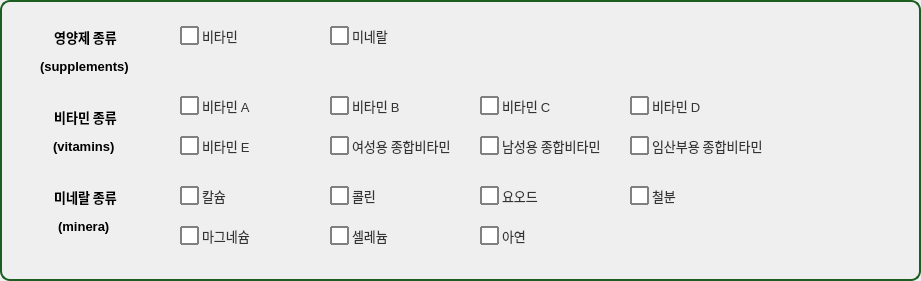
    <widget class="QGroupBox" name="groupBox">
     <property name="geometry">
      <rect>
       <x>80</x>
       <y>130</y>
       <width>921</width>
       <height>281</height>
      </rect>
     </property>
     <property name="font">
      <font>
       <pointsize>16</pointsize>
      </font>
     </property>
     <property name="styleSheet">
      <string notr="true">QGroupBox
{

border-radius : 10px; /*모서리 둥글게*/
padding : 4px; /*내부 여백*/
border : 2px solid #1B5E20; /*테두리 추가*/
color : #F57F17
}</string>
     </property>
     <property name="title">
      <string/>
     </property>
     <widget class="QLabel" name="label_2">
      <property name="geometry">
       <rect>
        <x>40</x>
        <y>20</y>
        <width>91</width>
        <height>61</height>
       </rect>
      </property>
      <property name="font">
       <font>
        <family>Leelawadee UI</family>
        <pointsize>10</pointsize>
        <weight>75</weight>
        <bold>true</bold>
       </font>
      </property>
      <property name="text">
       <string>&lt;html&gt;&lt;head/&gt;&lt;body&gt;&lt;p align=&quot;center&quot;&gt;영양제 종류&lt;/p&gt;&lt;p align=&quot;center&quot;&gt;(supplements) &lt;/p&gt;&lt;/body&gt;&lt;/html&gt;</string>
      </property>
     </widget>
     <widget class="QLabel" name="label_3">
      <property name="geometry">
       <rect>
        <x>40</x>
        <y>100</y>
        <width>91</width>
        <height>61</height>
       </rect>
      </property>
      <property name="font">
       <font>
        <family>Leelawadee UI</family>
        <pointsize>10</pointsize>
        <weight>75</weight>
        <bold>true</bold>
       </font>
      </property>
      <property name="text">
       <string>&lt;html&gt;&lt;head/&gt;&lt;body&gt;&lt;p align=&quot;center&quot;&gt;비타민 종류&lt;/p&gt;&lt;p align=&quot;center&quot;&gt;(vitamins) &lt;/p&gt;&lt;/body&gt;&lt;/html&gt;</string>
      </property>
     </widget>
     <widget class="QLabel" name="label_4">
      <property name="geometry">
       <rect>
        <x>40</x>
        <y>180</y>
        <width>91</width>
        <height>61</height>
       </rect>
      </property>
      <property name="font">
       <font>
        <family>Leelawadee UI</family>
        <pointsize>10</pointsize>
        <weight>75</weight>
        <bold>true</bold>
       </font>
      </property>
      <property name="text">
       <string>&lt;html&gt;&lt;head/&gt;&lt;body&gt;&lt;p align=&quot;center&quot;&gt;미네랄 종류&lt;/p&gt;&lt;p align=&quot;center&quot;&gt;(minera) &lt;/p&gt;&lt;/body&gt;&lt;/html&gt;</string>
      </property>
     </widget>
     <widget class="QCheckBox" name="checkBox">
      <property name="geometry">
       <rect>
        <x>180</x>
        <y>20</y>
        <width>111</width>
        <height>31</height>
       </rect>
      </property>
      <property name="font">
       <font>
        <family>Leelawadee UI</family>
        <pointsize>-1</pointsize>
       </font>
      </property>
      <property name="styleSheet">
       <string notr="true">QCheckBox 
{
    spacing: 3px; /* 체크박스와 텍스트 사이 간격 */
    font-size: 13px;
    color: #333;
}

QCheckBox::indicator {
    width: 15px;
    height: 15px;
    border: 1.5px solid gray;        /* 기본 테두리 색상 */
    background-color: white;       /* 기본 배경색 */
    border-radius: 1px; 		/*모서리 둥글게*/
}

QCheckBox::indicator:checked {
    background-color: white;       /* 체크된 후 바탕색 */
    border: 1.5px solid red;         /* 체크된 후 테두리 */
    image: url(C:/intel_training/Ai_supplement/pill.png); /* 체크 표시 이미지 (선택 사항) */
}


QCheckBox::indicator:hover
{
background-color : #E0F2F1;

}
</string>
      </property>
      <property name="text">
       <string>비타민</string>
      </property>
      <property name="checkable">
       <bool>true</bool>
      </property>
      <property name="checked">
       <bool>false</bool>
      </property>
      <property name="autoRepeat">
       <bool>false</bool>
      </property>
     </widget>
     <widget class="QCheckBox" name="checkBox_2">
      <property name="geometry">
       <rect>
        <x>330</x>
        <y>20</y>
        <width>111</width>
        <height>31</height>
       </rect>
      </property>
      <property name="font">
       <font>
        <family>Leelawadee UI</family>
        <pointsize>-1</pointsize>
       </font>
      </property>
      <property name="styleSheet">
       <string notr="true">QCheckBox 
{
    spacing: 3px; /* 체크박스와 텍스트 사이 간격 */
    font-size: 13px;
    color: #333;
}

QCheckBox::indicator {
    width: 15px;
    height: 15px;
    border: 1.5px solid gray;        /* 기본 테두리 색상 */
    background-color: white;       /* 기본 배경색 */
    border-radius: 1px; 		/*모서리 둥글게*/
}

QCheckBox::indicator:checked {
    background-color: white;       /* 체크된 후 바탕색 */
    border: 1.5px solid red;         /* 체크된 후 테두리 */
    image: url(C:/intel_training/Ai_supplement/pill.png); /* 체크 표시 이미지 (선택 사항) */
}


QCheckBox::indicator:hover
{
background-color : #E0F2F1;

}
</string>
      </property>
      <property name="text">
       <string>미네랄</string>
      </property>
      <property name="checkable">
       <bool>true</bool>
      </property>
      <property name="checked">
       <bool>false</bool>
      </property>
      <property name="autoRepeat">
       <bool>false</bool>
      </property>
     </widget>
     <widget class="QCheckBox" name="checkBox_3">
      <property name="geometry">
       <rect>
        <x>330</x>
        <y>130</y>
        <width>141</width>
        <height>31</height>
       </rect>
      </property>
      <property name="font">
       <font>
        <family>Leelawadee UI</family>
        <pointsize>-1</pointsize>
       </font>
      </property>
      <property name="styleSheet">
       <string notr="true">QCheckBox 
{
    spacing: 3px; /* 체크박스와 텍스트 사이 간격 */
    font-size: 13px;
    color: #333;
}

QCheckBox::indicator {
    width: 15px;
    height: 15px;
    border: 1.5px solid gray;        /* 기본 테두리 색상 */
    background-color: white;       /* 기본 배경색 */
    border-radius: 1px; 		/*모서리 둥글게*/
}

QCheckBox::indicator:checked {
    background-color: white;       /* 체크된 후 바탕색 */
    border: 1.5px solid red;         /* 체크된 후 테두리 */
    image: url(C:/intel_training/Ai_supplement/pill.png); /* 체크 표시 이미지 (선택 사항) */
}


QCheckBox::indicator:hover
{
background-color : #E0F2F1;

}
</string>
      </property>
      <property name="text">
       <string>여성용 종합비타민</string>
      </property>
      <property name="checkable">
       <bool>true</bool>
      </property>
      <property name="checked">
       <bool>false</bool>
      </property>
      <property name="autoRepeat">
       <bool>false</bool>
      </property>
     </widget>
     <widget class="QCheckBox" name="checkBox_4">
      <property name="geometry">
       <rect>
        <x>480</x>
        <y>130</y>
        <width>141</width>
        <height>31</height>
       </rect>
      </property>
      <property name="font">
       <font>
        <family>Leelawadee UI</family>
        <pointsize>-1</pointsize>
       </font>
      </property>
      <property name="styleSheet">
       <string notr="true">QCheckBox 
{
    spacing: 3px; /* 체크박스와 텍스트 사이 간격 */
    font-size: 13px;
    color: #333;
}

QCheckBox::indicator {
    width: 15px;
    height: 15px;
    border: 1.5px solid gray;        /* 기본 테두리 색상 */
    background-color: white;       /* 기본 배경색 */
    border-radius: 1px; 		/*모서리 둥글게*/
}

QCheckBox::indicator:checked {
    background-color: white;       /* 체크된 후 바탕색 */
    border: 1.5px solid red;         /* 체크된 후 테두리 */
    image: url(C:/intel_training/Ai_supplement/pill.png); /* 체크 표시 이미지 (선택 사항) */
}


QCheckBox::indicator:hover
{
background-color : #E0F2F1;

}
</string>
      </property>
      <property name="text">
       <string>남성용 종합비타민</string>
      </property>
      <property name="checkable">
       <bool>true</bool>
      </property>
      <property name="checked">
       <bool>false</bool>
      </property>
      <property name="autoRepeat">
       <bool>false</bool>
      </property>
     </widget>
     <widget class="QCheckBox" name="checkBox_5">
      <property name="geometry">
       <rect>
        <x>330</x>
        <y>90</y>
        <width>141</width>
        <height>31</height>
       </rect>
      </property>
      <property name="font">
       <font>
        <family>Leelawadee UI</family>
        <pointsize>-1</pointsize>
       </font>
      </property>
      <property name="styleSheet">
       <string notr="true">QCheckBox 
{
    spacing: 3px; /* 체크박스와 텍스트 사이 간격 */
    font-size: 13px;
    color: #333;
}

QCheckBox::indicator {
    width: 15px;
    height: 15px;
    border: 1.5px solid gray;        /* 기본 테두리 색상 */
    background-color: white;       /* 기본 배경색 */
    border-radius: 1px; 		/*모서리 둥글게*/
}

QCheckBox::indicator:checked {
    background-color: white;       /* 체크된 후 바탕색 */
    border: 1.5px solid red;         /* 체크된 후 테두리 */
    image: url(C:/intel_training/Ai_supplement/pill.png); /* 체크 표시 이미지 (선택 사항) */
}


QCheckBox::indicator:hover
{
background-color : #E0F2F1;

}
</string>
      </property>
      <property name="text">
       <string>비타민 B</string>
      </property>
      <property name="checkable">
       <bool>true</bool>
      </property>
      <property name="checked">
       <bool>false</bool>
      </property>
      <property name="autoRepeat">
       <bool>false</bool>
      </property>
     </widget>
     <widget class="QCheckBox" name="checkBox_6">
      <property name="geometry">
       <rect>
        <x>180</x>
        <y>90</y>
        <width>131</width>
        <height>31</height>
       </rect>
      </property>
      <property name="font">
       <font>
        <family>Leelawadee UI</family>
        <pointsize>-1</pointsize>
       </font>
      </property>
      <property name="styleSheet">
       <string notr="true">QCheckBox 
{
    spacing: 3px; /* 체크박스와 텍스트 사이 간격 */
    font-size: 13px;
    color: #333;
}

QCheckBox::indicator {
    width: 15px;
    height: 15px;
    border: 1.5px solid gray;        /* 기본 테두리 색상 */
    background-color: white;       /* 기본 배경색 */
    border-radius: 1px; 		/*모서리 둥글게*/
}

QCheckBox::indicator:checked {
    background-color: white;       /* 체크된 후 바탕색 */
    border: 1.5px solid red;         /* 체크된 후 테두리 */
    image: url(C:/intel_training/Ai_supplement/pill.png); /* 체크 표시 이미지 (선택 사항) */
}


QCheckBox::indicator:hover
{
background-color : #E0F2F1;

}
</string>
      </property>
      <property name="text">
       <string>비타민 A</string>
      </property>
      <property name="checkable">
       <bool>true</bool>
      </property>
      <property name="checked">
       <bool>false</bool>
      </property>
      <property name="autoRepeat">
       <bool>false</bool>
      </property>
     </widget>
     <widget class="QCheckBox" name="checkBox_7">
      <property name="geometry">
       <rect>
        <x>630</x>
        <y>90</y>
        <width>181</width>
        <height>31</height>
       </rect>
      </property>
      <property name="font">
       <font>
        <family>Leelawadee UI</family>
        <pointsize>-1</pointsize>
       </font>
      </property>
      <property name="styleSheet">
       <string notr="true">QCheckBox 
{
    spacing: 3px; /* 체크박스와 텍스트 사이 간격 */
    font-size: 13px;
    color: #333;
}

QCheckBox::indicator {
    width: 15px;
    height: 15px;
    border: 1.5px solid gray;        /* 기본 테두리 색상 */
    background-color: white;       /* 기본 배경색 */
    border-radius: 1px; 		/*모서리 둥글게*/
}

QCheckBox::indicator:checked {
    background-color: white;       /* 체크된 후 바탕색 */
    border: 1.5px solid red;         /* 체크된 후 테두리 */
    image: url(C:/intel_training/Ai_supplement/pill.png); /* 체크 표시 이미지 (선택 사항) */
}


QCheckBox::indicator:hover
{
background-color : #E0F2F1;

}
</string>
      </property>
      <property name="text">
       <string>비타민 D</string>
      </property>
      <property name="checkable">
       <bool>true</bool>
      </property>
      <property name="checked">
       <bool>false</bool>
      </property>
      <property name="autoRepeat">
       <bool>false</bool>
      </property>
     </widget>
     <widget class="QCheckBox" name="checkBox_8">
      <property name="geometry">
       <rect>
        <x>630</x>
        <y>130</y>
        <width>151</width>
        <height>31</height>
       </rect>
      </property>
      <property name="font">
       <font>
        <family>Leelawadee UI</family>
        <pointsize>-1</pointsize>
       </font>
      </property>
      <property name="styleSheet">
       <string notr="true">QCheckBox 
{
    spacing: 3px; /* 체크박스와 텍스트 사이 간격 */
    font-size: 13px;
    color: #333;
}

QCheckBox::indicator {
    width: 15px;
    height: 15px;
    border: 1.5px solid gray;        /* 기본 테두리 색상 */
    background-color: white;       /* 기본 배경색 */
    border-radius: 1px; 		/*모서리 둥글게*/
}

QCheckBox::indicator:checked {
    background-color: white;       /* 체크된 후 바탕색 */
    border: 1.5px solid red;         /* 체크된 후 테두리 */
    image: url(C:/intel_training/Ai_supplement/pill.png); /* 체크 표시 이미지 (선택 사항) */
}


QCheckBox::indicator:hover
{
background-color : #E0F2F1;

}
</string>
      </property>
      <property name="text">
       <string>임산부용 종합비타민</string>
      </property>
      <property name="checkable">
       <bool>true</bool>
      </property>
      <property name="checked">
       <bool>false</bool>
      </property>
      <property name="autoRepeat">
       <bool>false</bool>
      </property>
     </widget>
     <widget class="QCheckBox" name="checkBox_9">
      <property name="geometry">
       <rect>
        <x>180</x>
        <y>130</y>
        <width>131</width>
        <height>31</height>
       </rect>
      </property>
      <property name="font">
       <font>
        <family>Leelawadee UI</family>
        <pointsize>-1</pointsize>
       </font>
      </property>
      <property name="styleSheet">
       <string notr="true">QCheckBox 
{
    spacing: 3px; /* 체크박스와 텍스트 사이 간격 */
    font-size: 13px;
    color: #333;
}

QCheckBox::indicator {
    width: 15px;
    height: 15px;
    border: 1.5px solid gray;        /* 기본 테두리 색상 */
    background-color: white;       /* 기본 배경색 */
    border-radius: 1px; 		/*모서리 둥글게*/
}

QCheckBox::indicator:checked {
    background-color: white;       /* 체크된 후 바탕색 */
    border: 1.5px solid red;         /* 체크된 후 테두리 */
    image: url(C:/intel_training/Ai_supplement/pill.png); /* 체크 표시 이미지 (선택 사항) */
}


QCheckBox::indicator:hover
{
background-color : #E0F2F1;

}
</string>
      </property>
      <property name="text">
       <string>비타민 E</string>
      </property>
      <property name="checkable">
       <bool>true</bool>
      </property>
      <property name="checked">
       <bool>false</bool>
      </property>
      <property name="autoRepeat">
       <bool>false</bool>
      </property>
     </widget>
     <widget class="QCheckBox" name="checkBox_10">
      <property name="geometry">
       <rect>
        <x>480</x>
        <y>90</y>
        <width>141</width>
        <height>31</height>
       </rect>
      </property>
      <property name="font">
       <font>
        <family>Leelawadee UI</family>
        <pointsize>-1</pointsize>
       </font>
      </property>
      <property name="styleSheet">
       <string notr="true">QCheckBox 
{
    spacing: 3px; /* 체크박스와 텍스트 사이 간격 */
    font-size: 13px;
    color: #333;
}

QCheckBox::indicator {
    width: 15px;
    height: 15px;
    border: 1.5px solid gray;        /* 기본 테두리 색상 */
    background-color: white;       /* 기본 배경색 */
    border-radius: 1px; 		/*모서리 둥글게*/
}

QCheckBox::indicator:checked {
    background-color: white;       /* 체크된 후 바탕색 */
    border: 1.5px solid red;         /* 체크된 후 테두리 */
    image: url(C:/intel_training/Ai_supplement/pill.png); /* 체크 표시 이미지 (선택 사항) */
}


QCheckBox::indicator:hover
{
background-color : #E0F2F1;

}
</string>
      </property>
      <property name="text">
       <string>비타민 C</string>
      </property>
      <property name="checkable">
       <bool>true</bool>
      </property>
      <property name="checked">
       <bool>false</bool>
      </property>
      <property name="autoRepeat">
       <bool>false</bool>
      </property>
     </widget>
     <widget class="QCheckBox" name="checkBox_11">
      <property name="geometry">
       <rect>
        <x>630</x>
        <y>180</y>
        <width>181</width>
        <height>31</height>
       </rect>
      </property>
      <property name="font">
       <font>
        <family>Leelawadee UI</family>
        <pointsize>-1</pointsize>
       </font>
      </property>
      <property name="styleSheet">
       <string notr="true">QCheckBox 
{
    spacing: 3px; /* 체크박스와 텍스트 사이 간격 */
    font-size: 13px;
    color: #333;
}

QCheckBox::indicator {
    width: 15px;
    height: 15px;
    border: 1.5px solid gray;        /* 기본 테두리 색상 */
    background-color: white;       /* 기본 배경색 */
    border-radius: 1px; 		/*모서리 둥글게*/
}

QCheckBox::indicator:checked {
    background-color: white;       /* 체크된 후 바탕색 */
    border: 1.5px solid red;         /* 체크된 후 테두리 */
    image: url(C:/intel_training/Ai_supplement/pill.png); /* 체크 표시 이미지 (선택 사항) */
}


QCheckBox::indicator:hover
{
background-color : #E0F2F1;

}
</string>
      </property>
      <property name="text">
       <string>철분</string>
      </property>
      <property name="checkable">
       <bool>true</bool>
      </property>
      <property name="checked">
       <bool>false</bool>
      </property>
      <property name="autoRepeat">
       <bool>false</bool>
      </property>
     </widget>
     <widget class="QCheckBox" name="checkBox_12">
      <property name="geometry">
       <rect>
        <x>330</x>
        <y>180</y>
        <width>141</width>
        <height>31</height>
       </rect>
      </property>
      <property name="font">
       <font>
        <family>Leelawadee UI</family>
        <pointsize>-1</pointsize>
       </font>
      </property>
      <property name="styleSheet">
       <string notr="true">QCheckBox 
{
    spacing: 3px; /* 체크박스와 텍스트 사이 간격 */
    font-size: 13px;
    color: #333;
}

QCheckBox::indicator {
    width: 15px;
    height: 15px;
    border: 1.5px solid gray;        /* 기본 테두리 색상 */
    background-color: white;       /* 기본 배경색 */
    border-radius: 1px; 		/*모서리 둥글게*/
}

QCheckBox::indicator:checked {
    background-color: white;       /* 체크된 후 바탕색 */
    border: 1.5px solid red;         /* 체크된 후 테두리 */
    image: url(C:/intel_training/Ai_supplement/pill.png); /* 체크 표시 이미지 (선택 사항) */
}


QCheckBox::indicator:hover
{
background-color : #E0F2F1;

}
</string>
      </property>
      <property name="text">
       <string>콜린</string>
      </property>
      <property name="checkable">
       <bool>true</bool>
      </property>
      <property name="checked">
       <bool>false</bool>
      </property>
      <property name="autoRepeat">
       <bool>false</bool>
      </property>
     </widget>
     <widget class="QCheckBox" name="checkBox_13">
      <property name="geometry">
       <rect>
        <x>480</x>
        <y>180</y>
        <width>141</width>
        <height>31</height>
       </rect>
      </property>
      <property name="font">
       <font>
        <family>Leelawadee UI</family>
        <pointsize>-1</pointsize>
       </font>
      </property>
      <property name="styleSheet">
       <string notr="true">QCheckBox 
{
    spacing: 3px; /* 체크박스와 텍스트 사이 간격 */
    font-size: 13px;
    color: #333;
}

QCheckBox::indicator {
    width: 15px;
    height: 15px;
    border: 1.5px solid gray;        /* 기본 테두리 색상 */
    background-color: white;       /* 기본 배경색 */
    border-radius: 1px; 		/*모서리 둥글게*/
}

QCheckBox::indicator:checked {
    background-color: white;       /* 체크된 후 바탕색 */
    border: 1.5px solid red;         /* 체크된 후 테두리 */
    image: url(C:/intel_training/Ai_supplement/pill.png); /* 체크 표시 이미지 (선택 사항) */
}


QCheckBox::indicator:hover
{
background-color : #E0F2F1;

}
</string>
      </property>
      <property name="text">
       <string>요오드</string>
      </property>
      <property name="checkable">
       <bool>true</bool>
      </property>
      <property name="checked">
       <bool>false</bool>
      </property>
      <property name="autoRepeat">
       <bool>false</bool>
      </property>
     </widget>
     <widget class="QCheckBox" name="checkBox_14">
      <property name="geometry">
       <rect>
        <x>330</x>
        <y>220</y>
        <width>141</width>
        <height>31</height>
       </rect>
      </property>
      <property name="font">
       <font>
        <family>Leelawadee UI</family>
        <pointsize>-1</pointsize>
       </font>
      </property>
      <property name="styleSheet">
       <string notr="true">QCheckBox 
{
    spacing: 3px; /* 체크박스와 텍스트 사이 간격 */
    font-size: 13px;
    color: #333;
}

QCheckBox::indicator {
    width: 15px;
    height: 15px;
    border: 1.5px solid gray;        /* 기본 테두리 색상 */
    background-color: white;       /* 기본 배경색 */
    border-radius: 1px; 		/*모서리 둥글게*/
}

QCheckBox::indicator:checked {
    background-color: white;       /* 체크된 후 바탕색 */
    border: 1.5px solid red;         /* 체크된 후 테두리 */
    image: url(C:/intel_training/Ai_supplement/pill.png); /* 체크 표시 이미지 (선택 사항) */
}


QCheckBox::indicator:hover
{
background-color : #E0F2F1;

}
</string>
      </property>
      <property name="text">
       <string>셀레늄</string>
      </property>
      <property name="checkable">
       <bool>true</bool>
      </property>
      <property name="checked">
       <bool>false</bool>
      </property>
      <property name="autoRepeat">
       <bool>false</bool>
      </property>
     </widget>
     <widget class="QCheckBox" name="checkBox_15">
      <property name="geometry">
       <rect>
        <x>480</x>
        <y>220</y>
        <width>141</width>
        <height>31</height>
       </rect>
      </property>
      <property name="font">
       <font>
        <family>Leelawadee UI</family>
        <pointsize>-1</pointsize>
       </font>
      </property>
      <property name="styleSheet">
       <string notr="true">QCheckBox 
{
    spacing: 3px; /* 체크박스와 텍스트 사이 간격 */
    font-size: 13px;
    color: #333;
}

QCheckBox::indicator {
    width: 15px;
    height: 15px;
    border: 1.5px solid gray;        /* 기본 테두리 색상 */
    background-color: white;       /* 기본 배경색 */
    border-radius: 1px; 		/*모서리 둥글게*/
}

QCheckBox::indicator:checked {
    background-color: white;       /* 체크된 후 바탕색 */
    border: 1.5px solid red;         /* 체크된 후 테두리 */
    image: url(C:/intel_training/Ai_supplement/pill.png); /* 체크 표시 이미지 (선택 사항) */
}


QCheckBox::indicator:hover
{
background-color : #E0F2F1;

}
</string>
      </property>
      <property name="text">
       <string>아연</string>
      </property>
      <property name="checkable">
       <bool>true</bool>
      </property>
      <property name="checked">
       <bool>false</bool>
      </property>
      <property name="autoRepeat">
       <bool>false</bool>
      </property>
     </widget>
     <widget class="QCheckBox" name="checkBox_16">
      <property name="geometry">
       <rect>
        <x>180</x>
        <y>180</y>
        <width>131</width>
        <height>31</height>
       </rect>
      </property>
      <property name="font">
       <font>
        <family>Leelawadee UI</family>
        <pointsize>-1</pointsize>
       </font>
      </property>
      <property name="styleSheet">
       <string notr="true">QCheckBox 
{
    spacing: 3px; /* 체크박스와 텍스트 사이 간격 */
    font-size: 13px;
    color: #333;
}

QCheckBox::indicator {
    width: 15px;
    height: 15px;
    border: 1.5px solid gray;        /* 기본 테두리 색상 */
    background-color: white;       /* 기본 배경색 */
    border-radius: 1px; 		/*모서리 둥글게*/
}

QCheckBox::indicator:checked {
    background-color: white;       /* 체크된 후 바탕색 */
    border: 1.5px solid red;         /* 체크된 후 테두리 */
    image: url(C:/intel_training/Ai_supplement/pill.png); /* 체크 표시 이미지 (선택 사항) */
}


QCheckBox::indicator:hover
{
background-color : #E0F2F1;

}
</string>
      </property>
      <property name="text">
       <string>칼슘</string>
      </property>
      <property name="checkable">
       <bool>true</bool>
      </property>
      <property name="checked">
       <bool>false</bool>
      </property>
      <property name="autoRepeat">
       <bool>false</bool>
      </property>
     </widget>
     <widget class="QCheckBox" name="checkBox_17">
      <property name="geometry">
       <rect>
        <x>180</x>
        <y>220</y>
        <width>141</width>
        <height>31</height>
       </rect>
      </property>
      <property name="font">
       <font>
        <family>Leelawadee UI</family>
        <pointsize>-1</pointsize>
       </font>
      </property>
      <property name="styleSheet">
       <string notr="true">QCheckBox 
{
    spacing: 3px; /* 체크박스와 텍스트 사이 간격 */
    font-size: 13px;
    color: #333;
}

QCheckBox::indicator {
    width: 15px;
    height: 15px;
    border: 1.5px solid gray;        /* 기본 테두리 색상 */
    background-color: white;       /* 기본 배경색 */
    border-radius: 1px; 		/*모서리 둥글게*/
}

QCheckBox::indicator:checked {
    background-color: white;       /* 체크된 후 바탕색 */
    border: 1.5px solid red;         /* 체크된 후 테두리 */
    image: url(C:/intel_training/Ai_supplement/pill.png); /* 체크 표시 이미지 (선택 사항) */
}


QCheckBox::indicator:hover
{
background-color : #E0F2F1;

}
</string>
      </property>
      <property name="text">
       <string>마그네슘</string>
      </property>
      <property name="checkable">
       <bool>true</bool>
      </property>
      <property name="checked">
       <bool>false</bool>
      </property>
      <property name="autoRepeat">
       <bool>false</bool>
      </property>
     </widget>
    </widget>
